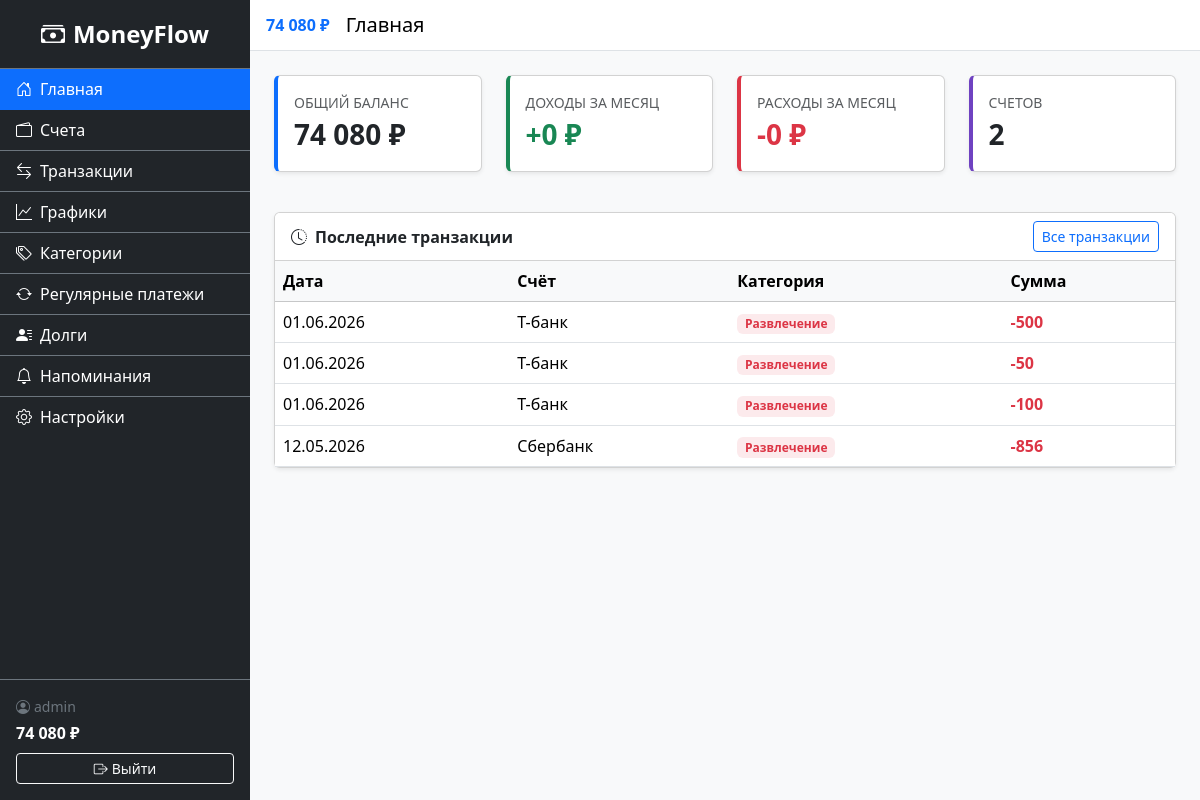
The app's page / (signed in) with its own data.
### accounts/models.py (models this page shows, shortened)
class CustomUser(AbstractUser):
    username = models.CharField(
        'Имя пользователя',
        max_length=150,
        unique=True,
        validators=[UnicodeUsernameValidator()],
        error_messages={'unique': 'Пользователь с таким именем уже существует.'},
    )
    phone_number = models.CharField(max_length=15, blank=True, null=True, verbose_name="Номер телефона")
    is_email_verified = models.BooleanField('Email подтверждён', default=False)

### finance/models.py (models this page shows, shortened)
class Transaction(models.Model):
    class TransactionType(models.TextChoices):
        INCOME = 'income', 'Доход'
        EXPENSE = 'expense', 'Расход'
    user = models.ForeignKey(settings.AUTH_USER_MODEL, on_delete=models.CASCADE, related_name='transactions')
    account = models.ForeignKey(Account, on_delete=models.CASCADE, related_name='transactions', verbose_name='Счёт')
    category = models.ForeignKey(Category, on_delete=models.SET_NULL, null=True, blank=True, related_name='transactions', verbose_name='Категория')
    type = models.CharField('Тип', max_length=7, choices=TransactionType.choices)
    amount = models.DecimalField('Сумма', max_digits=12, decimal_places=2, validators=[MinValueValidator(Decimal('0.01'))])
    date = models.DateField('Дата')
    description = models.CharField('Описание', max_length=255, blank=True)
    created_at = models.DateTimeField('Дата создания', auto_now_add=True)
    class Meta:
        verbose_name = 'Транзакция'
        verbose_name_plural = 'Транзакции'
        ordering = ['-date', '-created_at']

class Account(models.Model):
    class AccountType(models.TextChoices):
        CASH = 'cash', 'Наличные'
        CARD = 'card', 'Банковская карта'
        DEPOSIT = 'deposit', 'Вклад'
        CREDIT = 'credit', 'Кредитная карта'
    user = models.ForeignKey(settings.AUTH_USER_MODEL, on_delete=models.CASCADE, related_name='accounts')
    name = models.CharField('Название', max_length=100)
    balance = models.DecimalField('Баланс', max_digits=12, decimal_places=2, default=Decimal('0.00'))
    type = models.CharField('Тип', max_length=10, choices=AccountType.choices, default=AccountType.CARD)
    currency = models.CharField('Валюта', max_length=3, default='RUB')
    is_favorite = models.BooleanField('Избранный', default=False)
    created_at = models.DateTimeField('Дата создания', auto_now_add=True)
    class Meta:
        verbose_name = 'Счёт'
        verbose_name_plural = 'Счета'
        ordering = ['name']

class Category(models.Model):
    class CategoryType(models.TextChoices):
        INCOME = 'income', 'Доход'
        EXPENSE = 'expense', 'Расход'
    user = models.ForeignKey(settings.AUTH_USER_MODEL, on_delete=models.CASCADE, related_name='categories')
    name = models.CharField('Название', max_length=100)
    type = models.CharField('Тип', max_length=7, choices=CategoryType.choices)
    parent = models.ForeignKey('self', on_delete=models.CASCADE, null=True, blank=True, related_name='subcategories', verbose_name='Родительская категория')
    class Meta:
        verbose_name = 'Категория'
        verbose_name_plural = 'Категории'
        ordering = ['type', 'name']

### accounts/views.py (the view)
# urls.py: path('', views.home, name='home'),
@login_required
def home(request):
    today = date.today()
    first_day_of_month = today.replace(day=1)
    total_balance = Account.objects.filter(user=request.user).aggregate(
        total=Sum('balance')
    )['total'] or 0
    monthly_income = Transaction.objects.filter(
        user=request.user,
        type=Transaction.TransactionType.INCOME,
        date__gte=first_day_of_month,
    ).aggregate(total=Sum('amount'))['total'] or 0
    monthly_expense = Transaction.objects.filter(
        user=request.user,
        type=Transaction.TransactionType.EXPENSE,
        date__gte=first_day_of_month,
    ).aggregate(total=Sum('amount'))['total'] or 0
    recent_transactions = Transaction.objects.filter(
        user=request.user
    ).select_related('account', 'category').order_by('-date', '-created_at')[:5]
    context = {
        'total_balance': total_balance,
        'monthly_income': monthly_income,
        'monthly_expense': monthly_expense,
        'recent_transactions': recent_transactions,
        'account_count': Account.objects.filter(user=request.user).count(),
    }
    return render(request, 'accounts/home.html', context)

### finance/context_processors.py (called while the page is built)
def total_balance(request):
    if request.user.is_authenticated:
        balance = Account.objects.filter(user=request.user).aggregate(
            total=Sum('balance')
        )['total'] or 0
        return {'sidebar_balance': balance}
    return {'sidebar_balance': 0}

### finance/templatetags/finance_tags.py (called while the page is built)
@register.filter
def spaced(value):
    if value is None:
        return '0'
    num = float(value)
    is_neg = num < 0
    num = abs(num)
    int_part = int(num)
    frac = num - int_part
    int_str = str(int_part)
    result = ''
    while int_str:
        if len(int_str) <= 3:
            result = int_str + result
            int_str = ''
        else:
            result = ' ' + int_str[-3:] + result
            int_str = int_str[:-3]
    if frac >= 0.005:
        result += f'{frac:.2f}'[1:]
    return ('-' if is_neg else '') + result

### accounts/templates/accounts/home.html (shortened to what this page needs)
{% extends 'base.html' %}
{% load finance_tags %}
{% block page_title %}Главная{% endblock %}
{% block content %}
<div class="row mb-4">
    <div class="col-md-3 col-sm-6 mb-3">
        <div class="card card-stats balance shadow-sm h-100">
            <div class="card-body">
                <div class="text-muted small text-uppercase">Общий баланс</div>
                <div class="fs-3 fw-bold">{{ total_balance|spaced }} ₽</div>
            </div>
        </div>
    </div>
    <div class="col-md-3 col-sm-6 mb-3">
        <div class="card card-stats income shadow-sm h-100">
            <div class="card-body">
                <div class="text-muted small text-uppercase">Доходы за месяц</div>
                <div class="fs-3 fw-bold text-success">+{{ monthly_income|spaced }} ₽</div>
            </div>
        </div>
    </div>
    <div class="col-md-3 col-sm-6 mb-3">
        <div class="card card-stats expense shadow-sm h-100">
            <div class="card-body">
                <div class="text-muted small text-uppercase">Расходы за месяц</div>
                <div class="fs-3 fw-bold text-danger">-{{ monthly_expense|spaced }} ₽</div>
            </div>
        </div>
    </div>
    <div class="col-md-3 col-sm-6 mb-3">
        <div class="card card-stats shadow-sm h-100" style="border-left-color: #6f42c1;">
            <div class="card-body">
                <div class="text-muted small text-uppercase">Счетов</div>
                <div class="fs-3 fw-bold">{{ account_count }}</div>
            </div>
        </div>
    </div>
</div>
<div class="row">
    <div class="col-12">
        <div class="card shadow-sm">
            <div class="card-header bg-white d-flex justify-content-between align-items-center">
                <span class="fw-semibold"><i class="bi bi-clock-history me-2"></i>Последние транзакции</span>
                <a href="{% url 'finance:transaction_list' %}" class="btn btn-outline-primary btn-sm">Все транзакции</a>
            </div>
            <div class="card-body p-0">
                {% if recent_transactions %}
                <div class="table-responsive">
                    <table class="table table-hover mb-0">
                        <thead class="table-light">
                            <tr>
                                <th>Дата</th>
                                <th>Счёт</th>
                                <th>Категория</th>
                                <th>Сумма</th>
                            </tr>
                        </thead>
                        <tbody>
                            {% for txn in recent_transactions %}
                            <tr>
                                <td>{{ txn.date|date:'d.m.Y' }}</td>
                                <td>{{ txn.account.name }}</td>
                                <td>
                                    {% if txn.category %}
                                    <span class="badge {% if txn.type == 'income' %}bg-success{% else %}bg-danger{% endif %} bg-opacity-10 text-{% if txn.type == 'income' %}success{% else %}danger{% endif %}">
                                        {{ txn.category.name }}
                                    </span>
                                    {% else %}
                                    <span class="text-muted">—</span>
                                    {% endif %}
                                </td>
                                <td class="fw-bold {% if txn.type == 'income' %}text-success{% else %}text-danger{% endif %}">
                                    {% if txn.type == 'income' %}+{% else %}-{% endif %}{{ txn.amount|spaced }}
                                </td>
                            </tr>
                            {% endfor %}
                        </tbody>
                    </table>
                </div>
                {% else %}
                <div class="text-center text-muted py-5">
                    <i class="bi bi-inbox display-3 d-block mb-3"></i>
                    Нет транзакций. Добавьте первый счёт и категорию, чтобы начать учёт.
                </div>
                {% endif %}
            </div>
        </div>
    </div>
</div>
{% endblock %}

### templates/base.html (shortened to what this page needs)
<!DOCTYPE html>
<html lang="ru">
<head>
    <link href="https://cdn.jsdelivr.net/npm/bootstrap@5.3.3/dist/css/bootstrap.min.css" rel="stylesheet">
    <link rel="stylesheet" href="https://cdn.jsdelivr.net/npm/bootstrap-icons@1.11.3/font/bootstrap-icons.css">
    {% load static %}
    {% load finance_tags %}
    <link rel="stylesheet" href="{% static 'css/styles.css' %}">
    <link rel="stylesheet" href="{% static 'css/dark-theme.css' %}" id="dark-theme" disabled>
</head>
<body>
    <div class="d-flex" id="wrapper">
        <div class="sidebar bg-dark text-white" id="sidebar-wrapper">
            <div class="sidebar-heading text-center py-3 fs-4 fw-bold border-bottom border-secondary">
                <i class="bi bi-cash-stack me-2"></i>MoneyFlow
            </div>
            <div class="list-group list-group-flush">
                <a href="{% url 'home' %}" class="list-group-item list-group-item-action bg-dark text-white border-secondary {% if request.resolver_match.url_name == 'home' %}active{% endif %}">
                    <i class="bi bi-house-door me-2"></i>Главная
                </a>
                <a href="{% url 'finance:account_list' %}" class="list-group-item list-group-item-action bg-dark text-white border-secondary {% if '/finance/accounts' in request.path %}active{% endif %}">
                    <i class="bi bi-wallet2 me-2"></i>Счета
                </a>
                <a href="{% url 'finance:transaction_list' %}" class="list-group-item list-group-item-action bg-dark text-white border-secondary {% if '/finance/transactions' in request.path %}active{% endif %}">
                    <i class="bi bi-arrow-left-right me-2"></i>Транзакции
                </a>
                <a href="{% url 'finance:charts' %}" class="list-group-item list-group-item-action bg-dark text-white border-secondary {% if '/finance/charts' in request.path %}active{% endif %}">
                    <i class="bi bi-graph-up me-2"></i>Графики
                </a>
                <a href="{% url 'finance:category_list' %}" class="list-group-item list-group-item-action bg-dark text-white border-secondary {% if '/finance/categories' in request.path %}active{% endif %}">
                    <i class="bi bi-tags me-2"></i>Категории
                </a>
                <a href="{% url 'finance:recurring_list' %}" class="list-group-item list-group-item-action bg-dark text-white border-secondary {% if '/finance/recurring' in request.path %}active{% endif %}">
                    <i class="bi bi-arrow-repeat me-2"></i>Регулярные платежи
                </a>
                <a href="{% url 'finance:debt_list' %}" class="list-group-item list-group-item-action bg-dark text-white border-secondary {% if '/finance/debts' in request.path %}active{% endif %}">
                    <i class="bi bi-person-lines-fill me-2"></i>Долги
                </a>
                <a href="{% url 'finance:reminder_list' %}" class="list-group-item list-group-item-action bg-dark text-white border-secondary {% if '/finance/reminders' in request.path %}active{% endif %}">
                    <i class="bi bi-bell me-2"></i>Напоминания
                </a>
                <a href="{% url 'accounts:settings' %}" class="list-group-item list-group-item-action bg-dark text-white border-secondary {% if '/accounts/settings' in request.path %}active{% endif %}">
                    <i class="bi bi-gear me-2"></i>Настройки
                </a>
            </div>
            <div class="sidebar-footer border-top border-secondary p-3 mt-auto">
                <span class="d-block small text-secondary">
                    <i class="bi bi-person-circle me-1"></i>{{ user.username }}
                </span>
                <span class="d-block fw-bold text-white fs-6 mt-1">
                    {{ sidebar_balance|spaced }} ₽
                </span>
                <form method="post" action="{% url 'accounts:logout' %}" class="mt-2">
                    <button type="submit" class="btn btn-outline-light btn-sm w-100">
                        <i class="bi bi-box-arrow-right me-1"></i>Выйти
                    </button>
                </form>
            </div>
        </div>
        <div id="page-content-wrapper" class="flex-grow-1">
            <nav class="navbar navbar-expand navbar-light bg-white border-bottom px-3">
                <span class="fw-bold me-3 text-primary">{{ sidebar_balance|spaced }} ₽</span>
                <span class="navbar-brand mb-0 h1 me-auto">{% block page_title %}Главная{% endblock %}</span>
            </nav>
            <div class="container-fluid p-4">
                {% block content %}{% endblock %}
            </div>
        </div>
    </div>
</body>
</html>

### static/css/styles.css (style rules this page uses)
#wrapper { min-height: 100vh; }
.sidebar { width: 250px; min-height: 100vh; display: flex; flex-direction: column; flex-shrink: 0; z-index: 1040; }
.sidebar .list-group-item { transition: background 0.2s; }
.sidebar .list-group-item.active { background: #0d6efd !important; border-color: #0d6efd !important; }
.sidebar-footer { margin-top: auto; }
#page-content-wrapper { min-width: 0; background: #f8f9fa; }
.card-stats { border-left: 4px solid; transition: transform 0.2s; }
.card-stats.income { border-left-color: #198754; }
.card-stats.expense { border-left-color: #dc3545; }
.card-stats.balance { border-left-color: #0d6efd; }

### records on screen
CustomUser: username "admin"
Transaction: date "01.06.2026", account.name "Т-банк", category.name "Развлечение", amount|spaced "500"
Transaction: date "01.06.2026", account.name "Т-банк", category.name "Развлечение", amount|spaced "50"
Transaction: date "01.06.2026", account.name "Т-банк", category.name "Развлечение", amount|spaced "100"
Transaction: date "12.05.2026", account.name "Сбербанк", category.name "Развлечение", amount|spaced "856"

### other values on screen
{{ sidebar_balance|spaced }} "74 080"
{{ total_balance|spaced }} "74 080"
{{ monthly_income|spaced }} "0"
{{ monthly_expense|spaced }} "0"
{{ account_count }} "2"
